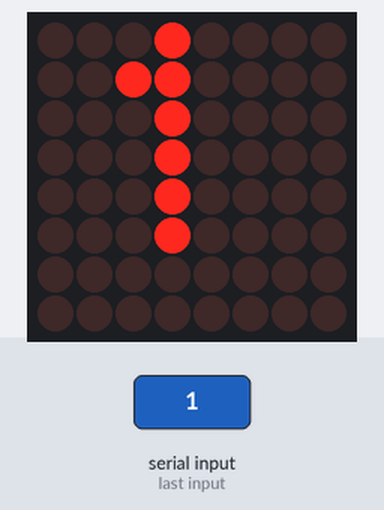
A program run on a simulated Raspberry Pi (BCM pin numbers). Parts: 8×8 LED matrix. Inputs (shaded band) come from the test bench. What the program prints to the terminal is not drawn. At 1.4 s the program stops and its outputs stay as they are.

1.3 s: "1" typed at the terminal, then Enter
Above: at 1.35 s.
Timing chart, 0 to 2.9 s (numbered marks = the images above; inputs shaded):
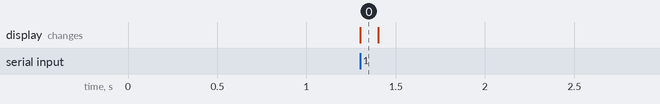

Measured:
- after the input at 1.3 s, the display: changes at once (image 0)

The program:

scroll.py
```python
from alphabet import Alphabat
from luma.led_matrix.device import max7219
from luma.core.interface.serial import spi, noop
from luma.core.render import canvas
import sys
from time import sleep


def main():
    serial = spi(port=0, device=0, gpio=noop())
    device = max7219(serial, cascaded=1)
    alpha = Alphabat(device)

    if len(sys.argv) > 1:
        text = sys.argv[1]
        alpha.scroll_text(text.upper(), delay=0.1, char_spacing=1)
    else:
        text = input("Enter any text: ")
        alpha.scroll_text(text.upper(), delay=0.1, char_spacing=1)

if __name__ == "__main__":
    main()
```

alphabet.py
```python
from luma.led_matrix.device import max7219
from luma.core.interface.serial import spi
from luma.core.render import canvas
from time import sleep


class Alphabat:
    def __init__(self, device):
        self.characters = {
        'A': [(1,1), (2,0), (3,0), (4,0), (5,1), (1,2), (5,2), (1,3), (2,3), (3,3), (4,3), (5,3), (1,4), (5,4)],
        'B': [(1,0), (2,0), (3,0), (4,0), (1,1), (5,1), (1,2), (2,2), (3,2), (4,2), (5,3), (1,3), (2,4), (3,4), (4,4), (1,5)],
        'C': [(2,0), (3,0), (4,0), (1,1), (1,2), (1,3), (1,4), (2,5), (3,5), (4,5)],
        'D': [(1,0), (2,0), (3,0), (4,0), (1,1), (5,1), (1,2), (5,2), (1,3), (5,3), (1,4), (5,4), (2,5), (3,5), (4,5)],
        'E': [(1,0), (2,0), (3,0), (4,0), (1,1), (1,2), (2,2), (3,2), (1,3), (1,4), (2,5), (3,5), (4,5)],
        'F': [(1,0), (2,0), (3,0), (4,0), (1,1), (1,2), (2,2), (3,2), (1,3), (1,4), (1,5)],
        'G': [(2,0), (3,0), (4,0), (1,1), (1,2), (1,3), (1,4), (3,4), (4,4), (5,4), (4,5)],
        'H': [(1,0), (5,0), (1,1), (5,1), (1,2), (2,2), (3,2), (4,2), (5,2), (1,3), (5,3), (1,4), (5,4)],
        'I': [(2,0), (3,0), (4,0), (3,1), (3,2), (3,3), (3,4), (2,5), (3,5), (4,5)],
        'J': [(3,0), (4,0), (5,0), (4,1), (4,2), (4,3), (1,4), (2,4), (3,5)],
        'K': [(1,0), (5,0), (1,1), (4,1), (1,2), (3,2), (1,3), (4,3), (1,4), (5,4)],
        'L': [(1,0), (1,1), (1,2), (1,3), (1,4), (2,5), (3,5), (4,5)],
        'M': [(1,0), (2,0), (5,0), (1,1), (3,1), (5,1), (1,2), (2,2), (4,2), (5,2), (1,3), (5,3), (1,4), (5,4)],
        'N': [(1,0), (2,0), (5,0), (1,1), (3,1), (5,1), (1,2), (4,2), (5,2), (1,3), (5,3), (1,4), (5,4)],
        'O': [(2,0), (3,0), (4,0), (1,1), (5,1), (1,2), (5,2), (1,3), (5,3), (2,5), (3,5), (4,5)],
        'P': [(1,0), (2,0), (3,0), (4,0), (1,1), (5,1), (1,2), (2,2), (3,2), (4,2), (1,3), (1,4), (1,5)],
        'Q': [(2,0), (3,0), (4,0), (1,1), (5,1), (1,2), (5,2), (1,3), (5,3), (2,5), (3,5), (4,5), (4,4), (5,5)],
        'R': [(1,0), (2,0), (3,0), (4,0), (1,1), (5,1), (1,2), (2,2), (3,2), (4,2), (1,3), (3,3), (1,4), (4,4), (5,4)],
        'S': [(2,0), (3,0), (4,0), (1,1), (2,2), (3,2), (4,2), (5,3), (2,4), (3,5), (4,5)],
        'T': [(1,0), (2,0), (3,0), (4,0), (5,0), (3,1), (3,2), (3,3), (3,4), (3,5)],
        'U': [(1,0), (5,0), (1,1), (5,1), (1,2), (5,2), (1,3), (5,3), (2,5), (3,5), (4,5)],
        'V': [(1,0), (5,0), (1,1), (5,1), (1,2), (5,2), (2,3), (4,3), (3,5)],
        'W': [(1,0), (5,0), (1,1), (5,1), (1,2), (3,2), (5,2), (2,3), (4,3), (1,4), (5,4)],
        'X': [(1,0), (5,0), (2,1), (4,1), (3,2), (3,3), (2,4), (4,4), (1,5), (5,5)],
        'Y': [(1,0), (5,0), (2,1), (4,1), (3,2), (3,3), (3,4), (3,5)],
        'Z': [(1,0), (2,0), (3,0), (4,0), (5,0), (4,1), (3,2), (2,3), (1,4), (1,5), (2,5), (3,5), (4,5), (5,5)],

        '0': [(2,0), (3,0), (4,0), (1,1), (5,1), (1,2), (5,2), (1,3), (5,3), (1,4), (5,4), (2,5), (3,5), (4,5)],
        '1': [(3,0), (2,1), (3,1), (3,2), (3,3), (3,4), (3,5)],
        '2': [(2,0), (3,0), (4,0), (5,1), (5,2), (2,3), (3,3), (4,3), (1,4), (1,5), (2,5), (3,5), (4,5)],
        '3': [(2,0), (3,0), (4,0), (5,1), (3,2), (4,2), (5,3), (2,4), (3,5), (4,5)],
        '4': [(4,0), (3,1), (3,2), (2,2), (1,3), (2,3), (3,3), (3,4), (3,5)],
        '5': [(2,0), (3,0), (4,0), (1,1), (2,2), (3,2), (4,2), (5,3), (2,4), (3,5), (4,5)],
        '6': [(2,0), (3,0), (4,0), (1,1), (1,2), (2,3), (3,3), (4,3), (1,4), (5,4), (2,5), (3,5), (4,5)],
        '7': [(1,0), (2,0), (3,0), (4,0), (5,0), (4,1), (3,2), (3,3), (2,4), (2,5)],
        '8': [(2,0), (3,0), (4,0), (1,1), (5,1), (2,3), (3,3), (4,3), (1,4), (5,4), (2,5), (3,5), (4,5)],
        '9': [(2,0), (3,0), (4,0), (1,1), (5,1), (2,2), (3,2), (4,2), (5,3), (2,4), (3,5), (4,5)]
    }
        self.device = device  # Save the device for use in drawing

    def display_character(self, char):
        if char in self.characters:
            with canvas(self.device) as draw:
                for point in self.characters[char]:
                    draw.point(point, fill="white")

    def render_character(self, char):
        pixels = self.characters.get(char, [])  # Get pixel coordinates for the character
        bitmap = [[0 for _ in range(8)] for _ in range(8)]  # 8x8 grid for character
        for x, y in pixels:
            bitmap[y][x] = 1
        return bitmap

    def scroll_text(self, message, delay=0.1, char_spacing=4):
        # Create the full bitmap for the message by concatenating character bitmaps
        full_message_bitmap = []
        for char in message:
            char_bitmap = self.render_character(char)
            # Extract columns from character and append to full message bitmap
            for col in range(8):
                full_message_bitmap.append([char_bitmap[row][col] for row in range(8)])

            # Add some spacing between characters
            for _ in range(char_spacing):  # Use char_spacing to adjust spacing between characters
                full_message_bitmap.append([0 for _ in range(8)])

        # Scroll the message
        for start_col in range(len(full_message_bitmap) - 8):
            with canvas(self.device) as draw:
                for x in range(8):  # 8 columns wide
                    for y in range(8):  # 8 rows tall
                        if full_message_bitmap[start_col + x][y]:
                            draw.point((x, y), fill="white")
            sleep(delay)

def main():
    # Setup SPI for the MAX7219
    serial = spi(port=0, device=0)
    device = max7219(serial, cascaded=1)

    alpha = Alphabat(device)
    alpha.scroll_text("HELLO", delay=0.1, char_spacing=1)

# Manually define each letter's pixel coordinates in a 6x8 grid (6 height, 8 width)
# Each character is represented as a set of (x, y) points to be lit on the matrix


"""while True:
    for char in char_sequence:
        display_character(char)
        sleep(1)  # Display each character for 1 second

# Loop through all characters and display each for 1 second
char_sequence = "ASSHOLE"


"""

if __name__ == "__main__":
    main()
```
